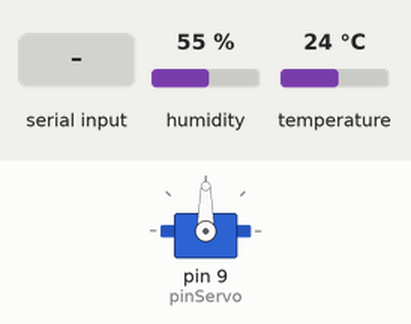
A sketch run on a simulated Arduino Uno, built with avr-gcc and run on an emulated ATmega328P. On the bench: servo. The test bench sets the inputs (shaded band); at power-on: humidity 55 %, temperature 24 °C. What the sketch prints to the serial monitor is not drawn.

Above: at 1.2 s.
1.3 s: humidity set to 40 %
At 2.6 s:
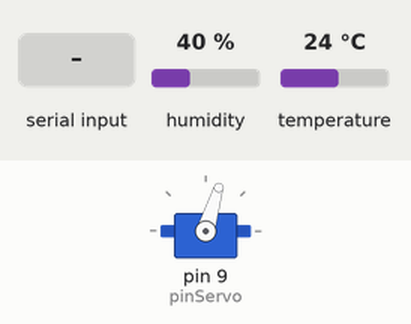
3.5 s: byte 30 received over Serial
At 7.3 s:
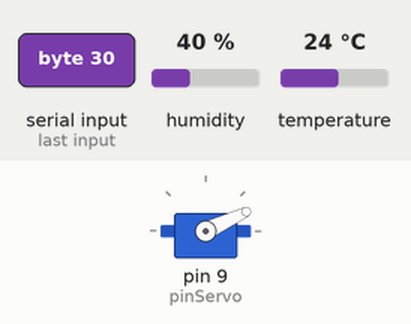
7.6 s: humidity set to 88 %
At 9.2 s:
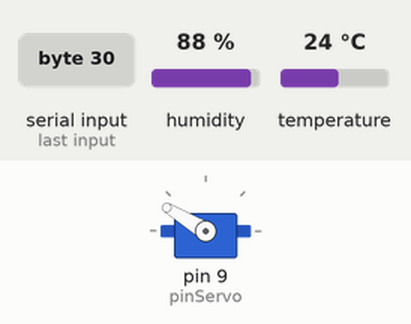
9.6 s: byte 90 received over Serial
At 12.9 s:
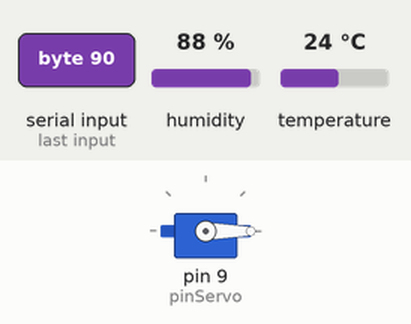
13.7 s: byte 120 received over Serial
At 17.7 s:
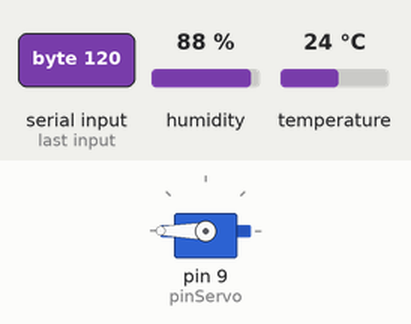
Timing chart, 0 to 18.8 s (numbered marks = the images above; inputs shaded):
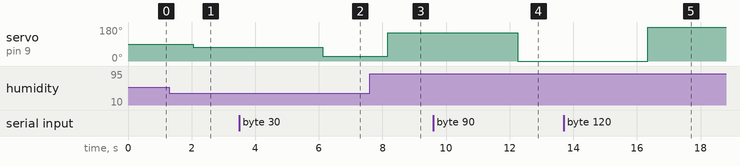

Measured:
- after the input at 1.3 s, servo on pin 9 (pinServo): 90° → 73° after 0.75 s
- after the input at 3.5 s, servo on pin 9 (pinServo): 73° → 25° after 2.6 s
- after the input at 7.6 s, servo on pin 9 (pinServo): 25° → 149° after 0.57 s
- after the input at 9.6 s, servo on pin 9 (pinServo): 149° → 0° after 2.7 s
- after the input at 13.7 s, servo on pin 9 (pinServo): 0° → 180° after 2.6 s

The sketch:

sketch_nov29-11-2023.ino
```cpp
#include <DHT.h>
#include <Servo.h>

#define pinSensor 5
#define pinServo 9

Servo primerServo;
DHT sensorTemperatura(pinSensor, DHT11);

float temperatura, humedad;
int lectura; //Valor entre 0 y 1023
int anguloGirado;
int girarHumedad = -1;

void setup() {
  Serial.begin(9600);
  primerServo.attach(pinServo);
  sensorTemperatura.begin();
  Serial.print("Introduce un valor de humedad (0-100%) a partir de cual girar el servo: ");
}

void loop() {
  if(Serial.available() > 0){
    girarHumedad = Serial.read();
  }

  delay(2000);
  temperatura = sensorTemperatura.readTemperature();
  humedad = sensorTemperatura.readHumidity();

  anguloGirado = map(humedad, girarHumedad, 100, 0, 180);

  imprimirValores(temperatura, humedad);

  girarServoHumedad(girarHumedad, anguloGirado);
}

void imprimirValores(float temperatura, float humedad){
  Serial.print("La temperatura leida es: ");
  Serial.print(temperatura);
  Serial.print("ºC");
  Serial.print("\tLa humedad leida es: ");
  Serial.print(humedad);
  Serial.print("%");
}

void girarServoHumedad(int girarHumedad, int anguloGirado){
  Serial.print("\tAngulo girado: ");
  Serial.println(anguloGirado);
  if(girarHumedad > 80){
    girarHumedad = 80;
  }

  if(girarHumedad < 40){
    girarHumedad = 40;
  }

  if (humedad >= girarHumedad){
    primerServo.write(anguloGirado);
  }
}
```
